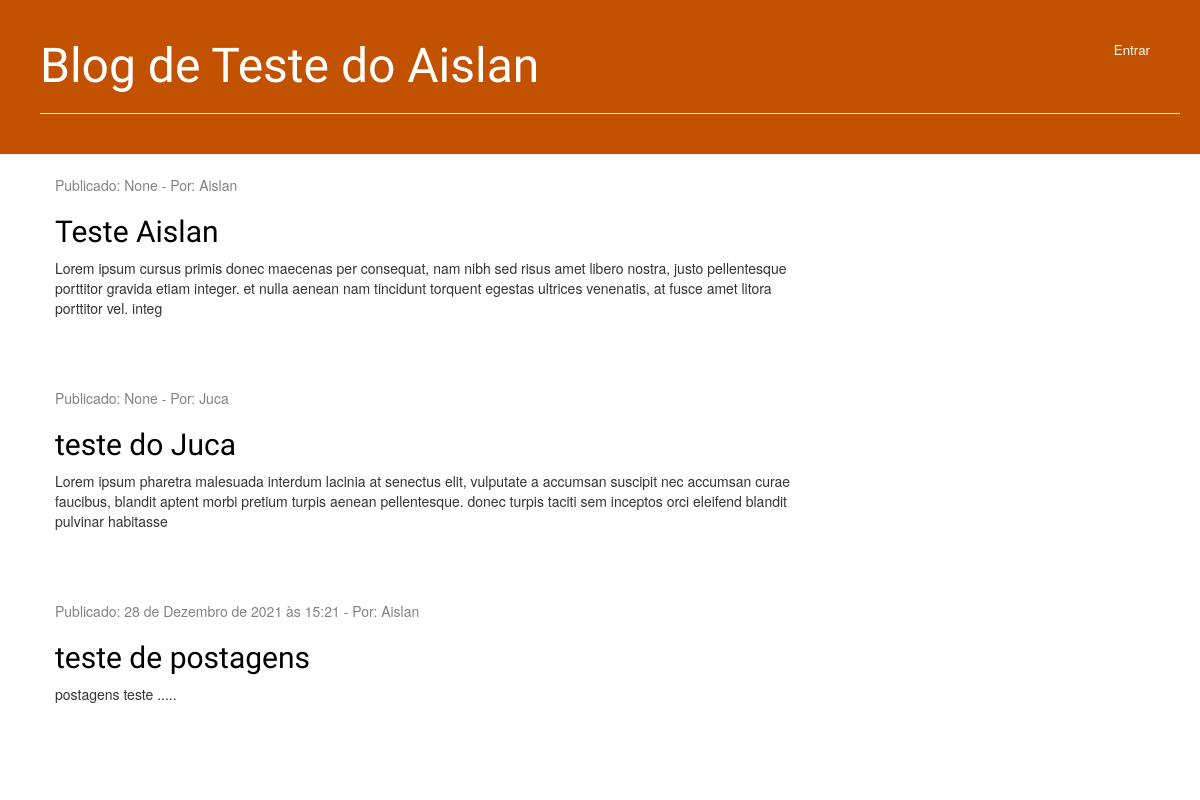
/logged/, run on an earlier commit of the app's database.
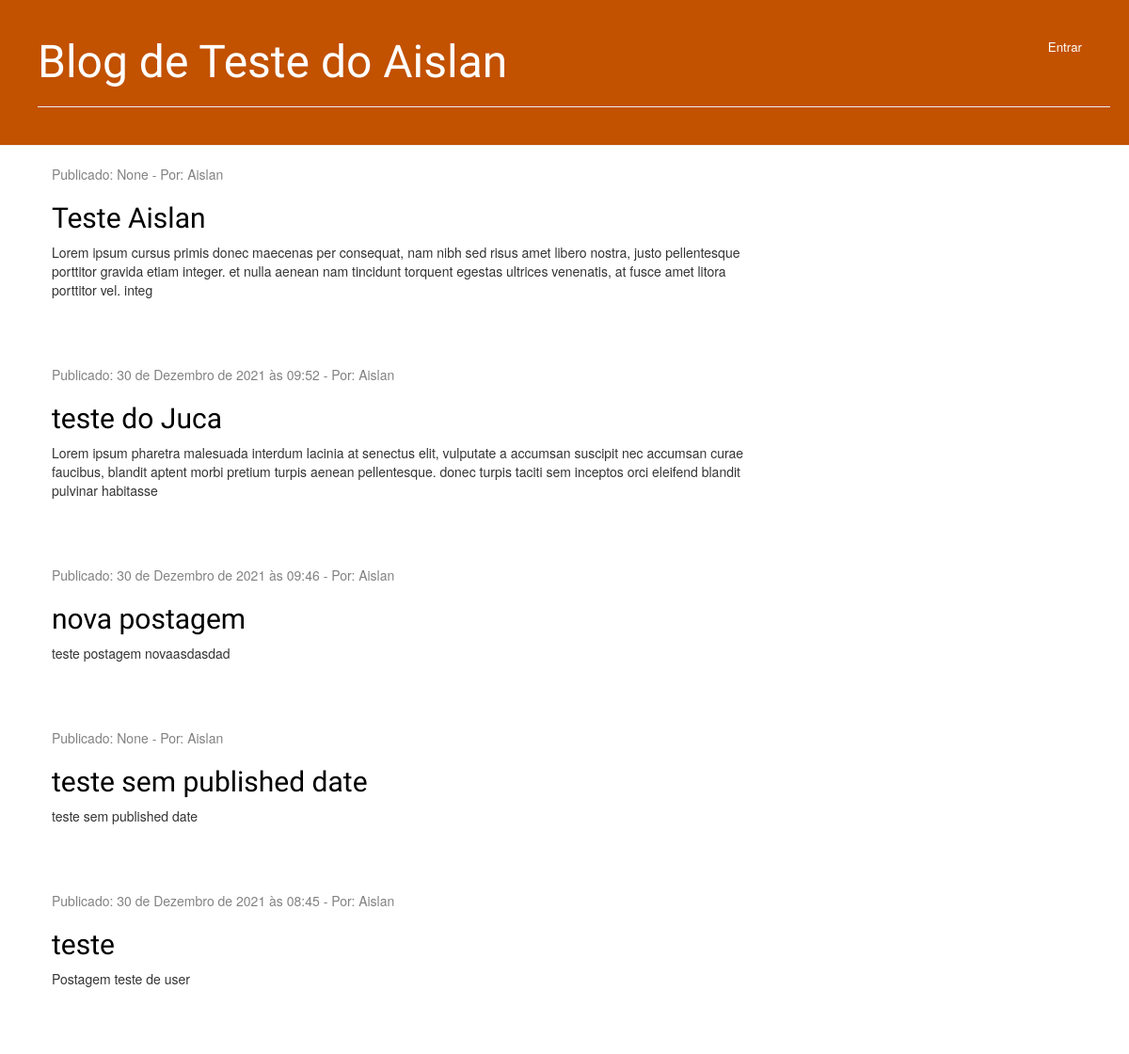
And on a later commit of the database.
### blog/models.py (models this page shows, shortened)
class Post(models.Model):
    author = models.ForeignKey(settings.AUTH_USER_MODEL, on_delete=models.CASCADE)
    title = models.CharField(max_length=200)
    text = models.TextField()
    created_date = models.DateTimeField(default=timezone.now)
    published_date = models.DateTimeField(blank=True, null=True)# campo tipo DateTimeField, aqui estou criando o campo da tabela

### blog/views.py (the view)
# urls.py: path('logged/', views.general_post_list, name='general_post_list'),
def general_post_list(request):
    posts = Post.objects.all()
    return render(request, 'blog/post_list.html', {'posts': posts})

### blog/templates/blog/post_list.html
{% extends 'blog/base.html' %}
{% block content %}
    {% for post in posts %}
        <div class="post">
            <div class="date">
                <p>Publicado: {{ post.published_date }} - Por: {{post.author}}</p>
            </div>
            <h2><a href="{% url 'post_detail' pk=post.pk %}">{{ post.title }}</a></h2>
            <p>{{ post.text|linebreaksbr|slice:"0:255" }}</p>
        </div>
    {% endfor %}
{% endblock %}

### blog/templates/blog/base.html (shortened to what this page needs)
{% load static %}
<!DOCTYPE html>
<html lang="pt-br">
<html>
    <head>
        <link rel="stylesheet" href="//maxcdn.bootstrapcdn.com/bootstrap/3.2.0/css/bootstrap.min.css">
        <link rel="stylesheet" href="//maxcdn.bootstrapcdn.com/bootstrap/3.2.0/css/bootstrap-theme.min.css">
        <link rel="stylesheet" href="{% static 'css/blog.css' %}">
    </head>
    <body>
        <div class="page-header">
            {% if user.is_authenticated %}
                <a href="{% url 'post_new' %}" class="top-menu"><span class="glyphicon glyphicon-plus"></span></a>
                <a  class="top-menu-sair" role="button" aria-disabled="true" href="{% url 'logout' %}">Sair</a>
            {% else %}
                <a  class="top-menu-entrar" role="button" aria-disabled="true" href="{% url 'login' %}">Entrar</a>
            {% endif %}
            <h1><a href="/">Blog de Teste do Aislan</a></h1>
            <hr>
        </div>
        <div class="content container">
            <div class="row">
                <div class="col-md-8">
                    {% block content %}
                    {% endblock %}
                </div>
            </div>
        </div>
    </body>
</html>

### blog/static/css/blog.css (style rules this page uses)
.page-header { background-color: #C25100; margin-top: 0; padding: 20px 20px 20px 40px; }
.page-header h1, .page-header h1 a, .page-header h1 a:visited, .page-header h1 a:active { color: #ffffff; font-size: 36pt; text-decoration: none; }
.content { margin-left: 40px; }
h1, h2, h3, h4 { font-family: 'Lobster', cursive; }
.date { color: #828282; }
.top-menu-entrar, .top-menu-entrar:hover, .top-menu-entrar:visited { color: #ffffff; float: right; font-size: 10pt; margin-top: 20px; margin-right: 30px; }
.post { margin-bottom: 70px; }
.post h2 a, .post h2 a:visited { color: #000000; }

What changed in the data, as far as the page shows it:
removed Post: published_date "28 de Dezembro de 2021 às 15:21", author "Aislan", title "teste de postagens", text "postagens teste ....."
changed Post "teste do Juca": published_date "None" → "30 de Dezembro de 2021 às 09:52"; author "Juca" → "Aislan"
added Post: published_date "30 de Dezembro de 2021 às 09:46", author "Aislan", title "nova postagem", text "teste postagem novaasdasdad"
added Post: published_date "None", author "Aislan", title "teste sem published date", text "teste sem published date"
added Post: published_date "30 de Dezembro de 2021 às 08:45", author "Aislan", title "teste", text "Postagem teste de user"
